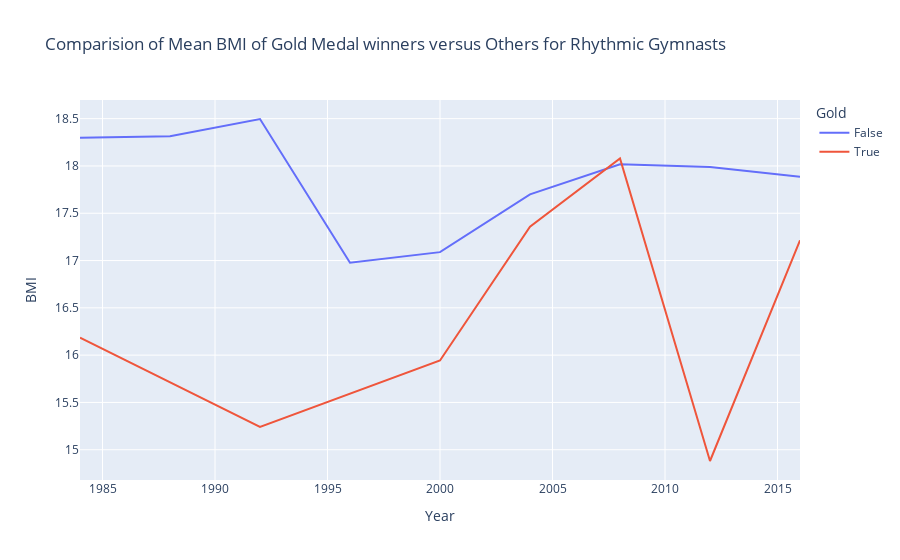

Source (notebook cell):
### Markdown cell above
### Rhythmic Gymnasts

### Code cell
fig=px.line(mean_segregation[mean_segregation["Type of Gymnastics"]=="Rhythmic Gymnastics"],x="Year",y="BMI",color= "Gold",title="Comparision of Mean BMI of Gold Medal winners versus Others for Rhythmic Gymnasts")
fig.show()

### Figure 1 — Plotly figure (JSON) as saved in the notebook; plotly's stock layout.template omitted (floating-point values rounded to 4 significant figures)
{"data": [{"hovertemplate": "Gold=False<br>Year=%{x}<br>BMI=%{y}<extra></extra>", "legendgroup": "False", "line": {"color": "#636efa", "dash": "solid"}, "mode": "lines", "name": "False", "orientation": "v", "showlegend": true, "type": "scatter", "x": [1984, 1988, 1992, 1996, 2000, 2004, 2008, 2012, 2016], "xaxis": "x", "y": [18.3, 18.31, 18.5, 16.98, 17.09, 17.7, 18.02, 17.99, 17.89], "yaxis": "y"}, {"hovertemplate": "Gold=True<br>Year=%{x}<br>BMI=%{y}<extra></extra>", "legendgroup": "True", "line": {"color": "#EF553B", "dash": "solid"}, "mode": "lines", "name": "True", "orientation": "v", "showlegend": true, "type": "scatter", "x": [1984, 1992, 2000, 2004, 2008, 2012, 2016], "xaxis": "x", "y": [16.18, 15.24, 15.94, 17.36, 18.08, 14.88, 17.21], "yaxis": "y"}], "layout": {"autosize": true, "legend": {"title": {"text": "Gold"}, "tracegroupgap": 0}, "title": {"text": "Comparision of Mean BMI of Gold Medal winners versus Others for Rhythmic Gymnasts"}, "xaxis": {"anchor": "y", "autorange": true, "domain": [0, 1], "range": [1984, 2016], "title": {"text": "Year"}, "type": "linear"}, "yaxis": {"anchor": "x", "autorange": true, "domain": [0, 1], "range": [14.68, 18.7], "title": {"text": "BMI"}, "type": "linear"}}}
